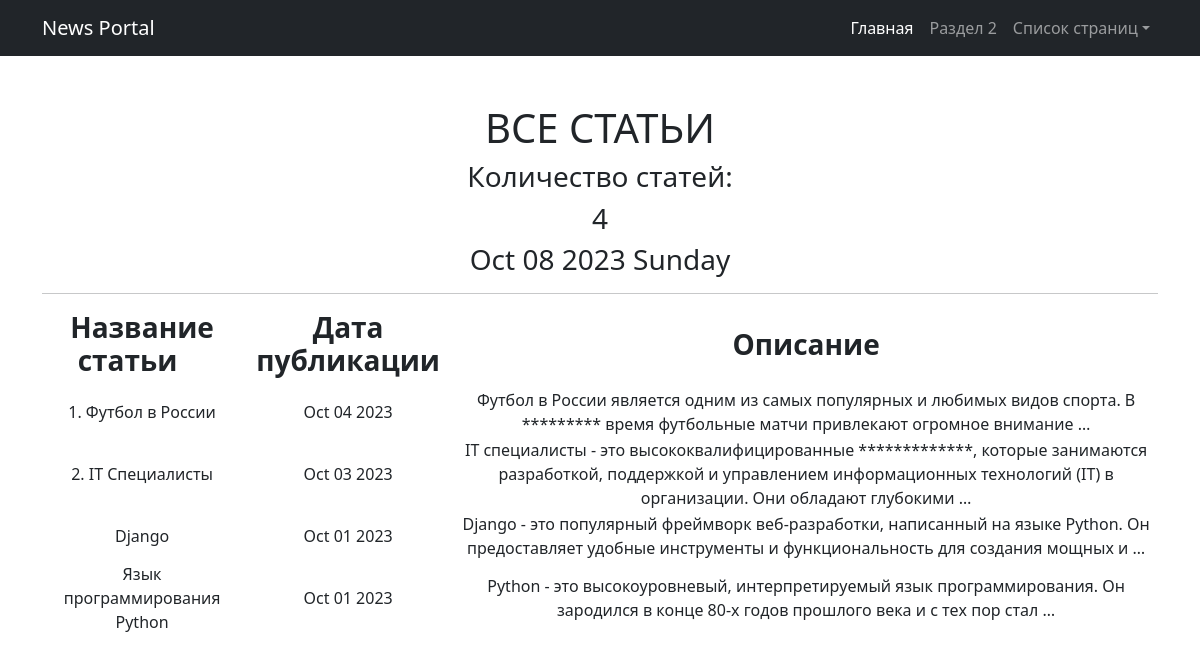
/posts/, run on the app's committed database.
### news/models.py (models this page shows, shortened)
class Post(models.Model):
    objects = None
    POST_TYPES = [
        ('ARTICLE', 'СТАТЬЯ'),
        ('NEWS', 'НОВОСТЬ'),
    ]
    author = models.ForeignKey(Author, on_delete=models.CASCADE, related_name='posts')
    post_type = models.CharField(max_length=10, choices=POST_TYPES)
    created_date = models.DateTimeField(auto_now_add=True)
    categories = models.ManyToManyField(Category, through='PostCategory')
    title = models.CharField(max_length=255, unique=True)
    text = models.TextField()
    rating = models.IntegerField(default=0)

### news/views.py (the view)
# urls.py: path('', NewsList.as_view()),
class NewsList(ListView):
    model = Post
    ordering = 'title'  # Отсортируем по дате публикации, чтобы новые новости были первыми
    template_name = 'posts.html'  # Используем шаблон default.html
    context_object_name = 'posts'
    def get_queryset(self):
        queryset = super().get_queryset()
        return queryset
    def get_context_data(self, **kwargs):
        context = super().get_context_data(**kwargs)
        return context

### news/templatetags/custom_filters.py (called while the page is built)
@register.filter(name='censor')
def censor(value):
    words_to_censor = ['настоящее', 'профессионалы']  # Замените на реальные нежелательные слова
    for word in words_to_censor:
        value = value.replace(word, '*' * len(word))
    return value

### news/templatetags/custom_tags.py (called while the page is built)
@register.simple_tag()
def current_time(format_string='%b %d %Y'):
    return datetime.utcnow().strftime(format_string)

### templates/posts.html (shortened to what this page needs)
{% extends 'flatpages/default.html' %}
{% block content %}
<h1>ВСЕ СТАТЬИ</h1>
   <h3> Количество статей:</h3>
   <h3>{{ posts|length }}</h3>
   <h3>{% current_time '%b %d %Y %A' %}</h3>
   <hr>
      {% if posts %}
          <table>
              <tr>
                  <td> <h3><strong>Название статьи&nbsp;&nbsp;&nbsp;&nbsp;</strong></h3> </td>
                  <td> <h3><strong>Дата публикации</strong></h3> </td>
                  <td> <h3><strong>Описание</strong></h3> </td>
              </tr>
             {% for post in posts %}
           <tr>
               <td>{{ post.title }}</td>
               <td>{{ post.created_date|date:'M d Y' }}</td>
               <td>{{ post.text|truncatewords:20|censor }}</td>
           </tr>
           {% endfor %}
          </table>
      {% else %}
       <h2>СТАТЕЙ НЕТ!</h2>
   {% endif %}
{% endblock content %}

### templates/flatpages/default.html (shortened to what this page needs)
<!DOCTYPE html>
<html lang="en">
    <head>
        {% load static %}
        <link href="{% static 'css/styles.css' %}" rel="stylesheet" />
    </head>
    <body>
        <nav class="navbar navbar-expand-lg navbar-dark bg-dark">
            <div class="container">
                <a class="navbar-brand" href="#">News Portal</a>
                <div class="collapse navbar-collapse" id="navbarSupportedContent">
                    <ul class="navbar-nav ms-auto mb-2 mb-lg-0">
                        <li class="nav-item"><a class="nav-link active" aria-current="page" href="#">Главная</a></li>
                        <li class="nav-item"><a class="nav-link" href="#">Раздел 2</a></li>
                        <li class="nav-item dropdown">
                            <a class="nav-link dropdown-toggle" id="navbarDropdown" href="#" role="button" data-bs-toggle="dropdown" aria-expanded="false">Список страниц</a>
                        </li>
                    </ul>
                </div>
            </div>
        </nav>
        <div class="container">
            <div class="text-center mt-5">
                {% block content %}
                {% endblock content %}
            </div>
        </div>
    </body>
</html>

### data on the page
Post: title "1. Футбол в России", created_date "Oct 04 2023", text|censor "Футбол в России является одним из самых популярных и любимых видов спорта. В ********* время футбольные матчи привлекают огромное внимание …"
Post: title "2. IT Специалисты", created_date "Oct 03 2023", text|censor "IT специалисты - это высококвалифицированные *************, которые занимаются разработкой, поддержкой и управлением информационных технологий (IT) в организации. Они обладают глубокими …"
Post: title "Django", created_date "Oct 01 2023", text|censor "Django - это популярный фреймворк веб-разработки, написанный на языке Python. Он предоставляет удобные инструменты и функциональность для создания мощных и …"
Post: title "Язык программирования Python", created_date "Oct 01 2023", text|censor "Python - это высокоуровневый, интерпретируемый язык программирования. Он зародился в конце 80-х годов прошлого века и с тех пор стал …"

### other printed values
{{ posts|length }} "4"
